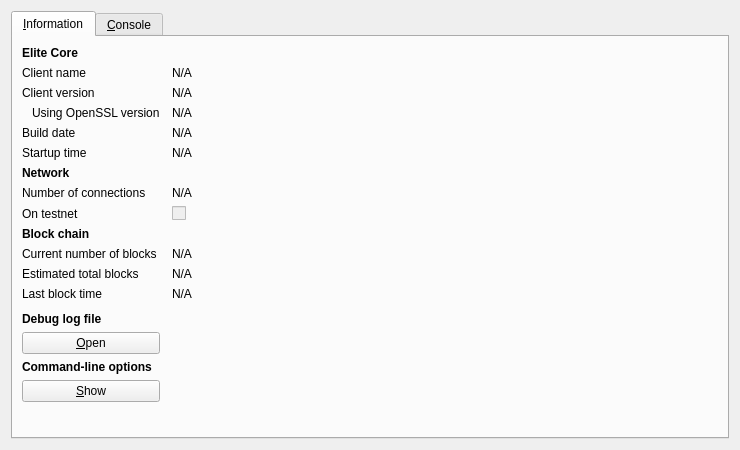
<?xml version="1.0" encoding="UTF-8"?>
<ui version="4.0">
 <class>RPCConsole</class>
 <widget class="QDialog" name="RPCConsole">
  <property name="geometry">
   <rect>
    <x>0</x>
    <y>0</y>
    <width>740</width>
    <height>450</height>
   </rect>
  </property>
  <property name="windowTitle">
   <string>Elite - Debug window</string>
  </property>
  <layout class="QVBoxLayout" name="verticalLayout_2">
   <item>
    <widget class="QTabWidget" name="tabWidget">
     <property name="currentIndex">
      <number>0</number>
     </property>
     <widget class="QWidget" name="tab_info">
      <attribute name="title">
       <string>&amp;Information</string>
      </attribute>
      <layout class="QGridLayout" name="gridLayout" columnstretch="0,1">
       <property name="horizontalSpacing">
        <number>12</number>
       </property>
       <item row="0" column="0">
        <widget class="QLabel" name="label_9">
         <property name="font">
          <font>
           <weight>75</weight>
           <bold>true</bold>
          </font>
         </property>
         <property name="text">
          <string>Elite Core</string>
         </property>
        </widget>
       </item>
       <item row="1" column="0">
        <widget class="QLabel" name="label_5">
         <property name="text">
          <string>Client name</string>
         </property>
        </widget>
       </item>
       <item row="1" column="1">
        <widget class="QLabel" name="clientName">
         <property name="cursor">
          <cursorShape>IBeamCursor</cursorShape>
         </property>
         <property name="text">
          <string>N/A</string>
         </property>
         <property name="textFormat">
          <enum>Qt::PlainText</enum>
         </property>
         <property name="textInteractionFlags">
          <set>Qt::LinksAccessibleByMouse|Qt::TextSelectableByKeyboard|Qt::TextSelectableByMouse</set>
         </property>
        </widget>
       </item>
       <item row="2" column="0">
        <widget class="QLabel" name="label_6">
         <property name="text">
          <string>Client version</string>
         </property>
        </widget>
       </item>
       <item row="2" column="1">
        <widget class="QLabel" name="clientVersion">
         <property name="cursor">
          <cursorShape>IBeamCursor</cursorShape>
         </property>
         <property name="text">
          <string>N/A</string>
         </property>
         <property name="textFormat">
          <enum>Qt::PlainText</enum>
         </property>
         <property name="textInteractionFlags">
          <set>Qt::LinksAccessibleByMouse|Qt::TextSelectableByKeyboard|Qt::TextSelectableByMouse</set>
         </property>
        </widget>
       </item>
       <item row="3" column="0">
        <widget class="QLabel" name="label_14">
         <property name="text">
          <string>Using OpenSSL version</string>
         </property>
         <property name="indent">
          <number>10</number>
         </property>
        </widget>
       </item>
       <item row="3" column="1">
        <widget class="QLabel" name="openSSLVersion">
         <property name="cursor">
          <cursorShape>IBeamCursor</cursorShape>
         </property>
         <property name="text">
          <string>N/A</string>
         </property>
         <property name="textFormat">
          <enum>Qt::PlainText</enum>
         </property>
         <property name="textInteractionFlags">
          <set>Qt::LinksAccessibleByMouse|Qt::TextSelectableByKeyboard|Qt::TextSelectableByMouse</set>
         </property>
        </widget>
       </item>
       <item row="4" column="0">
        <widget class="QLabel" name="label_12">
         <property name="text">
          <string>Build date</string>
         </property>
        </widget>
       </item>
       <item row="4" column="1">
        <widget class="QLabel" name="buildDate">
         <property name="cursor">
          <cursorShape>IBeamCursor</cursorShape>
         </property>
         <property name="text">
          <string>N/A</string>
         </property>
         <property name="textFormat">
          <enum>Qt::PlainText</enum>
         </property>
         <property name="textInteractionFlags">
          <set>Qt::LinksAccessibleByMouse|Qt::TextSelectableByKeyboard|Qt::TextSelectableByMouse</set>
         </property>
        </widget>
       </item>
       <item row="5" column="0">
        <widget class="QLabel" name="label_13">
         <property name="text">
          <string>Startup time</string>
         </property>
        </widget>
       </item>
       <item row="5" column="1">
        <widget class="QLabel" name="startupTime">
         <property name="cursor">
          <cursorShape>IBeamCursor</cursorShape>
         </property>
         <property name="text">
          <string>N/A</string>
         </property>
         <property name="textFormat">
          <enum>Qt::PlainText</enum>
         </property>
         <property name="textInteractionFlags">
          <set>Qt::LinksAccessibleByMouse|Qt::TextSelectableByKeyboard|Qt::TextSelectableByMouse</set>
         </property>
        </widget>
       </item>
       <item row="6" column="0">
        <widget class="QLabel" name="label_11">
         <property name="font">
          <font>
           <weight>75</weight>
           <bold>true</bold>
          </font>
         </property>
         <property name="text">
          <string>Network</string>
         </property>
        </widget>
       </item>
       <item row="7" column="0">
        <widget class="QLabel" name="label_7">
         <property name="text">
          <string>Number of connections</string>
         </property>
        </widget>
       </item>
       <item row="7" column="1">
        <widget class="QLabel" name="numberOfConnections">
         <property name="cursor">
          <cursorShape>IBeamCursor</cursorShape>
         </property>
         <property name="text">
          <string>N/A</string>
         </property>
         <property name="textFormat">
          <enum>Qt::PlainText</enum>
         </property>
         <property name="textInteractionFlags">
          <set>Qt::LinksAccessibleByMouse|Qt::TextSelectableByKeyboard|Qt::TextSelectableByMouse</set>
         </property>
        </widget>
       </item>
       <item row="8" column="0">
        <widget class="QLabel" name="label_8">
         <property name="text">
          <string>On testnet</string>
         </property>
        </widget>
       </item>
       <item row="8" column="1">
        <widget class="QCheckBox" name="isTestNet">
         <property name="enabled">
          <bool>false</bool>
         </property>
         <property name="text">
          <string/>
         </property>
        </widget>
       </item>
       <item row="9" column="0">
        <widget class="QLabel" name="label_10">
         <property name="font">
          <font>
           <weight>75</weight>
           <bold>true</bold>
          </font>
         </property>
         <property name="text">
          <string>Block chain</string>
         </property>
        </widget>
       </item>
       <item row="10" column="0">
        <widget class="QLabel" name="label_3">
         <property name="text">
          <string>Current number of blocks</string>
         </property>
        </widget>
       </item>
       <item row="10" column="1">
        <widget class="QLabel" name="numberOfBlocks">
         <property name="cursor">
          <cursorShape>IBeamCursor</cursorShape>
         </property>
         <property name="text">
          <string>N/A</string>
         </property>
         <property name="textFormat">
          <enum>Qt::PlainText</enum>
         </property>
         <property name="textInteractionFlags">
          <set>Qt::LinksAccessibleByMouse|Qt::TextSelectableByKeyboard|Qt::TextSelectableByMouse</set>
         </property>
        </widget>
       </item>
       <item row="11" column="0">
        <widget class="QLabel" name="label_4">
         <property name="text">
          <string>Estimated total blocks</string>
         </property>
        </widget>
       </item>
       <item row="11" column="1">
        <widget class="QLabel" name="totalBlocks">
         <property name="cursor">
          <cursorShape>IBeamCursor</cursorShape>
         </property>
         <property name="text">
          <string>N/A</string>
         </property>
         <property name="textFormat">
          <enum>Qt::PlainText</enum>
         </property>
         <property name="textInteractionFlags">
          <set>Qt::LinksAccessibleByMouse|Qt::TextSelectableByKeyboard|Qt::TextSelectableByMouse</set>
         </property>
        </widget>
       </item>
       <item row="12" column="0">
        <widget class="QLabel" name="label_2">
         <property name="text">
          <string>Last block time</string>
         </property>
        </widget>
       </item>
       <item row="12" column="1">
        <widget class="QLabel" name="lastBlockTime">
         <property name="cursor">
          <cursorShape>IBeamCursor</cursorShape>
         </property>
         <property name="text">
          <string>N/A</string>
         </property>
         <property name="textFormat">
          <enum>Qt::PlainText</enum>
         </property>
         <property name="textInteractionFlags">
          <set>Qt::LinksAccessibleByMouse|Qt::TextSelectableByKeyboard|Qt::TextSelectableByMouse</set>
         </property>
        </widget>
       </item>
       <item row="13" column="0">
        <spacer name="verticalSpacer_2">
         <property name="orientation">
          <enum>Qt::Vertical</enum>
         </property>
         <property name="sizeHint" stdset="0">
          <size>
           <width>20</width>
           <height>20</height>
          </size>
         </property>
        </spacer>
       </item>
       <item row="14" column="0">
        <widget class="QLabel" name="labelDebugLogfile">
         <property name="font">
          <font>
           <weight>75</weight>
           <bold>true</bold>
          </font>
         </property>
         <property name="text">
          <string>Debug log file</string>
         </property>
        </widget>
       </item>
       <item row="15" column="0">
        <widget class="QPushButton" name="openDebugLogfileButton">
         <property name="toolTip">
          <string>Open the Elite debug log file from the current data directory. This can take a few seconds for large log files.</string>
         </property>
         <property name="text">
          <string>&amp;Open</string>
         </property>
         <property name="autoDefault">
          <bool>false</bool>
         </property>
        </widget>
       </item>
       <item row="16" column="0">
        <widget class="QLabel" name="labelCLOptions">
         <property name="font">
          <font>
           <weight>75</weight>
           <bold>true</bold>
          </font>
         </property>
         <property name="text">
          <string>Command-line options</string>
         </property>
        </widget>
       </item>
       <item row="17" column="0">
        <widget class="QPushButton" name="showCLOptionsButton">
         <property name="toolTip">
          <string>Show the Elite-Qt help message to get a list with possible Elite command-line options.</string>
         </property>
         <property name="text">
          <string>&amp;Show</string>
         </property>
         <property name="autoDefault">
          <bool>false</bool>
         </property>
        </widget>
       </item>
       <item row="18" column="0">
        <spacer name="verticalSpacer">
         <property name="orientation">
          <enum>Qt::Vertical</enum>
         </property>
         <property name="sizeHint" stdset="0">
          <size>
           <width>20</width>
           <height>40</height>
          </size>
         </property>
        </spacer>
       </item>
      </layout>
     </widget>
     <widget class="QWidget" name="tab_console">
      <attribute name="title">
       <string>&amp;Console</string>
      </attribute>
      <layout class="QVBoxLayout" name="verticalLayout_3">
       <property name="spacing">
        <number>3</number>
       </property>
       <item>
        <widget class="QTextEdit" name="messagesWidget">
         <property name="minimumSize">
          <size>
           <width>0</width>
           <height>100</height>
          </size>
         </property>
         <property name="readOnly">
          <bool>true</bool>
         </property>
         <property name="tabKeyNavigation" stdset="0">
          <bool>false</bool>
         </property>
         <property name="columnCount" stdset="0">
          <number>2</number>
         </property>
        </widget>
       </item>
       <item>
        <layout class="QHBoxLayout" name="horizontalLayout">
         <property name="spacing">
          <number>3</number>
         </property>
         <item>
          <widget class="QLabel" name="label">
           <property name="text">
            <string notr="true">&gt;</string>
           </property>
          </widget>
         </item>
         <item>
          <widget class="QLineEdit" name="lineEdit"/>
         </item>
         <item>
          <widget class="QPushButton" name="clearButton">
           <property name="maximumSize">
            <size>
             <width>24</width>
             <height>24</height>
            </size>
           </property>
           <property name="toolTip">
            <string>Clear console</string>
           </property>
           <property name="text">
            <string/>
           </property>
           <property name="icon">
            <iconset resource="../bitcoin.qrc">
             <normaloff>:/icons/remove</normaloff>:/icons/remove</iconset>
           </property>
           <property name="shortcut">
            <string notr="true">Ctrl+L</string>
           </property>
           <property name="autoDefault">
            <bool>false</bool>
           </property>
          </widget>
         </item>
        </layout>
       </item>
      </layout>
     </widget>
    </widget>
   </item>
  </layout>
 </widget>
 <resources>
  <include location="../bitcoin.qrc"/>
 </resources>
 <connections/>
</ui>
